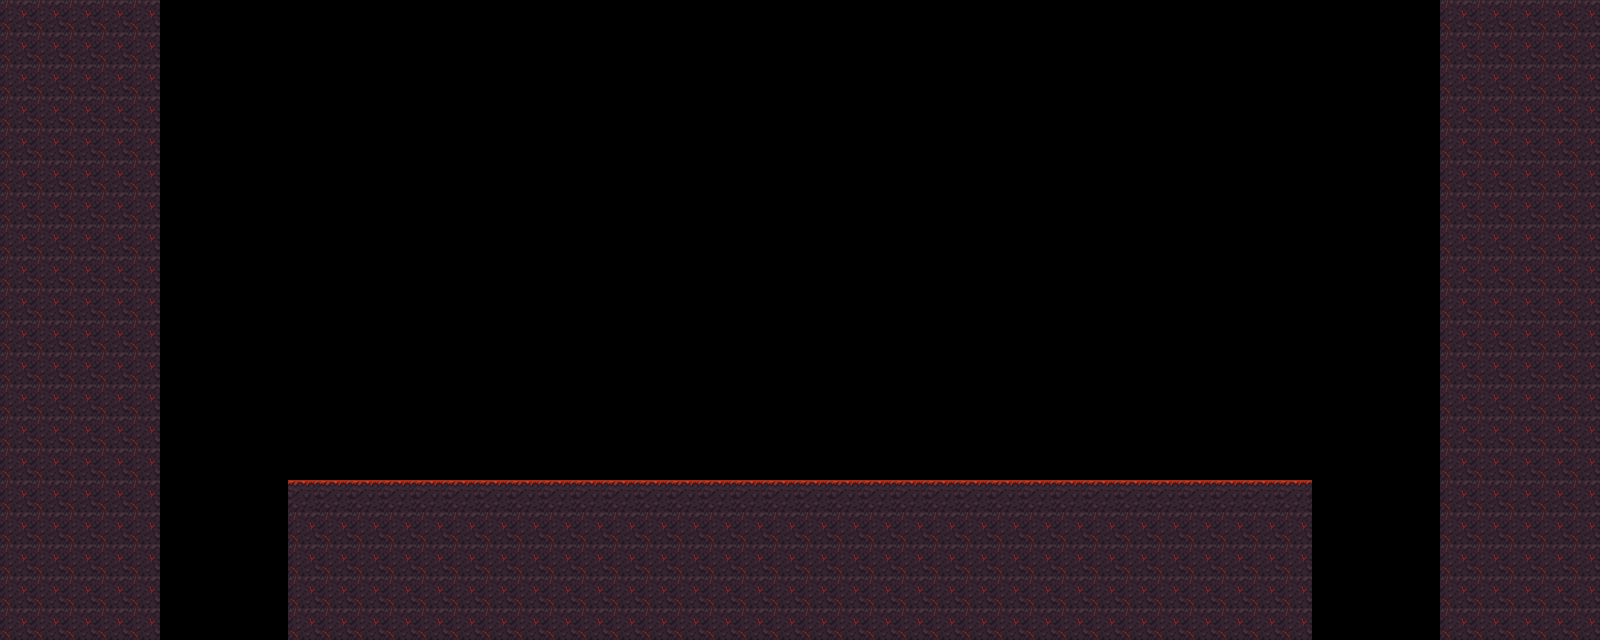

Below is a game level as drawn by its tile map, then a one-line description and the .tmx file that defines it, in full:
An orthogonal 50x20 tile map with 32x32 px tiles, 2 tile layers (Ground, Hazards) and 2 objects (player_spawn, lava_pool).

<map version="1.10" tiledversion="1.12.2" orientation="orthogonal" renderorder="right-down" width="50" height="20" tilewidth="32" tileheight="32" infinite="0" nextlayerid="5" nextobjectid="26">
 <tileset firstgid="1" name="tiles" tilewidth="32" tileheight="32" tilecount="4" columns="2">
  <image source="../tilesets/cave-tiles.png" width="64" height="64" />
 </tileset>
 <layer id="1" name="Ground" width="50" height="20">
  <data encoding="csv">
3,3,3,3,3,0,0,0,0,0,0,0,0,0,0,0,0,0,0,0,0,0,0,0,0,0,0,0,0,0,0,0,0,0,0,0,0,0,0,0,0,0,0,0,0,3,3,3,3,3,
3,3,3,3,3,0,0,0,0,0,0,0,0,0,0,0,0,0,0,0,0,0,0,0,0,0,0,0,0,0,0,0,0,0,0,0,0,0,0,0,0,0,0,0,0,3,3,3,3,3,
3,3,3,3,3,0,0,0,0,0,0,0,0,0,0,0,0,0,0,0,0,0,0,0,0,0,0,0,0,0,0,0,0,0,0,0,0,0,0,0,0,0,0,0,0,3,3,3,3,3,
3,3,3,3,3,0,0,0,0,0,0,0,0,0,0,0,0,0,0,0,0,0,0,0,0,0,0,0,0,0,0,0,0,0,0,0,0,0,0,0,0,0,0,0,0,3,3,3,3,3,
3,3,3,3,3,0,0,0,0,0,0,0,0,0,0,0,0,0,0,0,0,0,0,0,0,0,0,0,0,0,0,0,0,0,0,0,0,0,0,0,0,0,0,0,0,3,3,3,3,3,
3,3,3,3,3,0,0,0,0,0,0,0,0,0,0,0,0,0,0,0,0,0,0,0,0,0,0,0,0,0,0,0,0,0,0,0,0,0,0,0,0,0,0,0,0,3,3,3,3,3,
3,3,3,3,3,0,0,0,0,0,0,0,0,0,0,0,0,0,0,0,0,0,0,0,0,0,0,0,0,0,0,0,0,0,0,0,0,0,0,0,0,0,0,0,0,3,3,3,3,3,
3,3,3,3,3,0,0,0,0,0,0,0,0,0,0,0,0,0,0,0,0,0,0,0,0,0,0,0,0,0,0,0,0,0,0,0,0,0,0,0,0,0,0,0,0,3,3,3,3,3,
3,3,3,3,3,0,0,0,0,0,0,0,0,0,0,0,0,0,0,0,0,0,0,0,0,0,0,0,0,0,0,0,0,0,0,0,0,0,0,0,0,0,0,0,0,3,3,3,3,3,
3,3,3,3,3,0,0,0,0,0,0,0,0,0,0,0,0,0,0,0,0,0,0,0,0,0,0,0,0,0,0,0,0,0,0,0,0,0,0,0,0,0,0,0,0,3,3,3,3,3,
3,3,3,3,3,0,0,0,0,0,0,0,0,0,0,0,0,0,0,0,0,0,0,0,0,0,0,0,0,0,0,0,0,0,0,0,0,0,0,0,0,0,0,0,0,3,3,3,3,3,
3,3,3,3,3,0,0,0,0,0,0,0,0,0,0,0,0,0,0,0,0,0,0,0,0,0,0,0,0,0,0,0,0,0,0,0,0,0,0,0,0,0,0,0,0,3,3,3,3,3,
3,3,3,3,3,0,0,0,0,0,0,0,0,0,0,0,0,0,0,0,0,0,0,0,0,0,0,0,0,0,0,0,0,0,0,0,0,0,0,0,0,0,0,0,0,3,3,3,3,3,
3,3,3,3,3,0,0,0,0,0,0,0,0,0,0,0,0,0,0,0,0,0,0,0,0,0,0,0,0,0,0,0,0,0,0,0,0,0,0,0,0,0,0,0,0,3,3,3,3,3,
3,3,3,3,3,0,0,0,0,0,0,0,0,0,0,0,0,0,0,0,0,0,0,0,0,0,0,0,0,0,0,0,0,0,0,0,0,0,0,0,0,0,0,0,0,3,3,3,3,3,
3,3,3,3,3,0,0,0,0,1,1,1,1,1,1,1,1,1,1,1,1,1,1,1,1,1,1,1,1,1,1,1,1,1,1,1,1,1,1,1,1,0,0,0,0,3,3,3,3,3,
3,3,3,3,3,0,0,0,0,3,3,3,3,3,3,3,3,3,3,3,3,3,3,3,3,3,3,3,3,3,3,3,3,3,3,3,3,3,3,3,3,0,0,0,0,3,3,3,3,3,
3,3,3,3,3,0,0,0,0,3,3,3,3,3,3,3,3,3,3,3,3,3,3,3,3,3,3,3,3,3,3,3,3,3,3,3,3,3,3,3,3,0,0,0,0,3,3,3,3,3,
3,3,3,3,3,0,0,0,0,3,3,3,3,3,3,3,3,3,3,3,3,3,3,3,3,3,3,3,3,3,3,3,3,3,3,3,3,3,3,3,3,0,0,0,0,3,3,3,3,3,
3,3,3,3,3,0,0,0,0,3,3,3,3,3,3,3,3,3,3,3,3,3,3,3,3,3,3,3,3,3,3,3,3,3,3,3,3,3,3,3,3,0,0,0,0,3,3,3,3,3
</data>
 </layer>
 <layer id="3" name="Hazards" width="50" height="20">
  <data encoding="csv">
0,0,0,0,0,0,0,0,0,0,0,0,0,0,0,0,0,0,0,0,0,0,0,0,0,0,0,0,0,0,0,0,0,0,0,0,0,0,0,0,0,0,0,0,0,0,0,0,0,0,
0,0,0,0,0,0,0,0,0,0,0,0,0,0,0,0,0,0,0,0,0,0,0,0,0,0,0,0,0,0,0,0,0,0,0,0,0,0,0,0,0,0,0,0,0,0,0,0,0,0,
0,0,0,0,0,0,0,0,0,0,0,0,0,0,0,0,0,0,0,0,0,0,0,0,0,0,0,0,0,0,0,0,0,0,0,0,0,0,0,0,0,0,0,0,0,0,0,0,0,0,
0,0,0,0,0,0,0,0,0,0,0,0,0,0,0,0,0,0,0,0,0,0,0,0,0,0,0,0,0,0,0,0,0,0,0,0,0,0,0,0,0,0,0,0,0,0,0,0,0,0,
0,0,0,0,0,0,0,0,0,0,0,0,0,0,0,0,0,0,0,0,0,0,0,0,0,0,0,0,0,0,0,0,0,0,0,0,0,0,0,0,0,0,0,0,0,0,0,0,0,0,
0,0,0,0,0,0,0,0,0,0,0,0,0,0,0,0,0,0,0,0,0,0,0,0,0,0,0,0,0,0,0,0,0,0,0,0,0,0,0,0,0,0,0,0,0,0,0,0,0,0,
0,0,0,0,0,0,0,0,0,0,0,0,0,0,0,0,0,0,0,0,0,0,0,0,0,0,0,0,0,0,0,0,0,0,0,0,0,0,0,0,0,0,0,0,0,0,0,0,0,0,
0,0,0,0,0,0,0,0,0,0,0,0,0,0,0,0,0,0,0,0,0,0,0,0,0,0,0,0,0,0,0,0,0,0,0,0,0,0,0,0,0,0,0,0,0,0,0,0,0,0,
0,0,0,0,0,0,0,0,0,0,0,0,0,0,0,0,0,0,0,0,0,0,0,0,0,0,0,0,0,0,0,0,0,0,0,0,0,0,0,0,0,0,0,0,0,0,0,0,0,0,
0,0,0,0,0,0,0,0,0,0,0,0,0,0,0,0,0,0,0,0,0,0,0,0,0,0,0,0,0,0,0,0,0,0,0,0,0,0,0,0,0,0,0,0,0,0,0,0,0,0,
0,0,0,0,0,0,0,0,0,0,0,0,0,0,0,0,0,0,0,0,0,0,0,0,0,0,0,0,0,0,0,0,0,0,0,0,0,0,0,0,0,0,0,0,0,0,0,0,0,0,
0,0,0,0,0,0,0,0,0,0,0,0,0,0,0,0,0,0,0,0,0,0,0,0,0,0,0,0,0,0,0,0,0,0,0,0,0,0,0,0,0,0,0,0,0,0,0,0,0,0,
0,0,0,0,0,0,0,0,0,0,0,0,0,0,0,0,0,0,0,0,0,0,0,0,0,0,0,0,0,0,0,0,0,0,0,0,0,0,0,0,0,0,0,0,0,0,0,0,0,0,
0,0,0,0,0,0,0,0,0,0,0,0,0,0,0,0,0,0,0,0,0,0,0,0,0,0,0,0,0,0,0,0,0,0,0,0,0,0,0,0,0,0,0,0,0,0,0,0,0,0,
0,0,0,0,0,0,0,0,0,0,0,0,0,0,0,0,0,0,0,0,0,0,0,0,0,0,0,0,0,0,0,0,0,0,0,0,0,0,0,0,0,0,0,0,0,0,0,0,0,0,
0,0,0,0,0,0,0,0,0,0,0,0,0,0,0,0,0,0,0,0,0,0,0,0,0,0,0,0,0,0,0,0,0,0,0,0,0,0,0,0,0,0,0,0,0,0,0,0,0,0,
0,0,0,0,0,0,0,0,0,0,0,0,0,0,0,0,0,0,0,0,0,0,0,0,0,0,0,0,0,0,0,0,0,0,0,0,0,0,0,0,0,0,0,0,0,0,0,0,0,0,
0,0,0,0,0,0,0,0,0,0,0,0,0,0,0,0,0,0,0,0,0,0,0,0,0,0,0,0,0,0,0,0,0,0,0,0,0,0,0,0,0,0,0,0,0,0,0,0,0,0,
0,0,0,0,0,0,0,0,0,0,0,0,0,0,0,0,0,0,0,0,0,0,0,0,0,0,0,0,0,0,0,0,0,0,0,0,0,0,0,0,0,0,0,0,0,0,0,0,0,0,
0,0,0,0,0,0,0,0,0,0,0,0,0,0,0,0,0,0,0,0,0,0,0,0,0,0,0,0,0,0,0,0,0,0,0,0,0,0,0,0,0,0,0,0,0,0,0,0,0,0
</data>
 </layer>
 <objectgroup id="2" name="Objects">
  <object id="5" name="player_spawn" x="800" y="479.333">
   <point />
  </object>
  <object id="25" name="lava_pool" x="160" y="487.333" width="1279.33" height="152" />
 </objectgroup>
</map>
